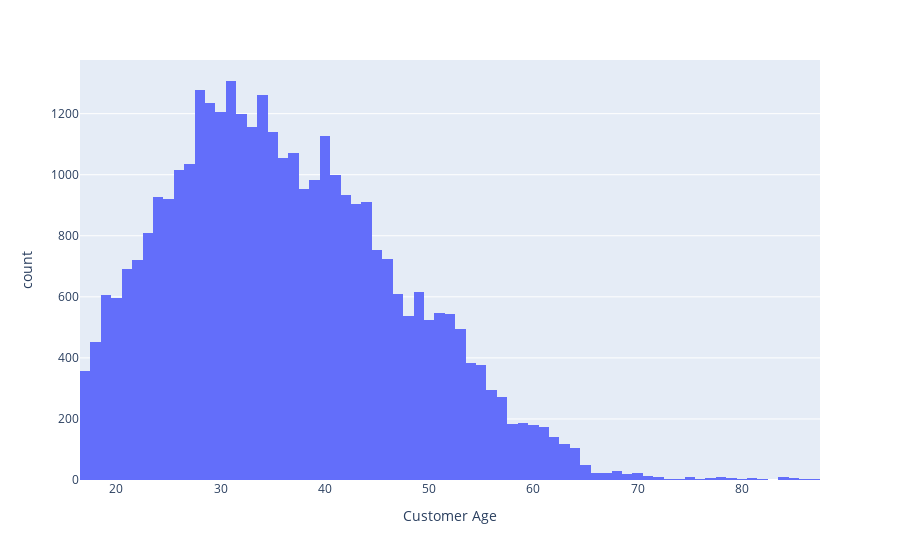

This figure's notebook cell:
### Code cell
fig=px.histogram(df,x="Customer Age")
fig.show()

### Figure 1 — Plotly figure (JSON) as saved in the notebook; plotly's stock layout.template omitted (floating-point values rounded to 4 significant figures; data arrays with more than 128 entries replaced by an {"elided": "..."} marker saying what was removed)
{"data": [{"alignmentgroup": "True", "bingroup": "x", "hovertemplate": "Customer Age=%{x}<br>count=%{y}<extra></extra>", "legendgroup": "", "marker": {"color": "#636efa", "pattern": {"shape": ""}}, "name": "", "offsetgroup": "", "orientation": "v", "showlegend": false, "type": "histogram", "x": {"elided": "34866 int values"}, "xaxis": "x", "yaxis": "y"}], "layout": {"barmode": "relative", "legend": {"tracegroupgap": 0}, "margin": {"t": 60}, "xaxis": {"anchor": "y", "domain": [0, 1], "title": {"text": "Customer Age"}}, "yaxis": {"anchor": "x", "domain": [0, 1], "title": {"text": "count"}}}}
